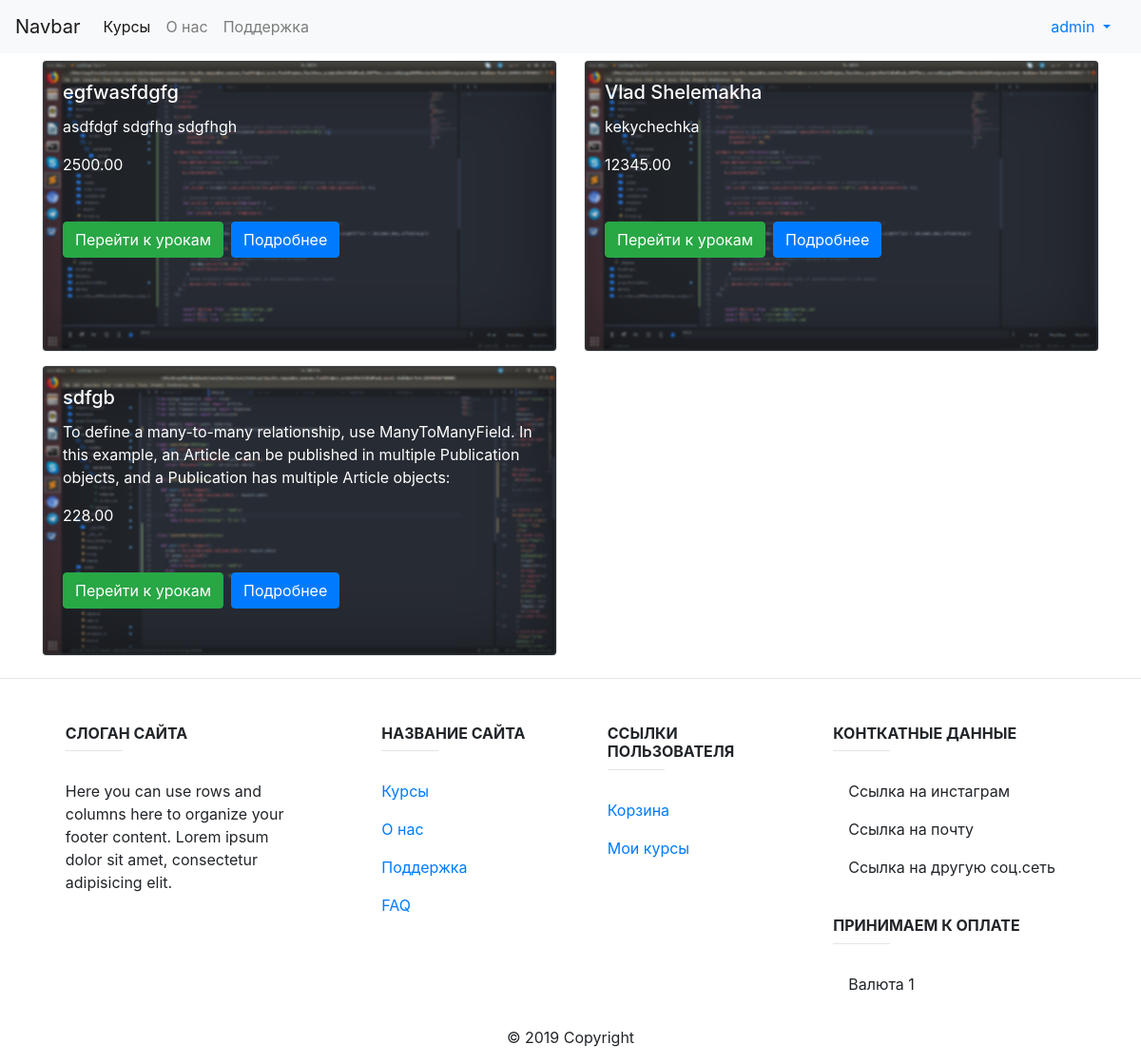
Page / (signed in) on the committed database.
### user_profile/models.py (models this page shows, shortened)
class User(AbstractUser):
	courses = models.ManyToManyField(Course, blank = True, null=True)
	def bought_courses(self):
		user = self
		c = []
		for course in  user.courses.all():
			c.append(course.name)
		return c

### courses/models.py (models this page shows, shortened)
class Course( models.Model ):
	name = models.CharField( max_length=200, blank=False, null=False, db_index=True, unique=True, verbose_name='Название курса')
	slug = models.SlugField( max_length=200, blank=False, null=False, db_index=True, unique=True)
	image = models.ImageField(upload_to = 'img/course_logo/', blank=False, null=False, verbose_name = 'Фото курса')
	little_description = models.CharField( max_length=200, verbose_name='Небольшое описание курса на главной странице')
	description = models.TextField(blank=False, null=False, verbose_name='Полное описание курса')
	price = models.DecimalField( max_digits=10, decimal_places=2)
	week_one = models.CharField( max_length=200, blank=False, null=False, verbose_name='Название первой недели')
	description_week_one = models.TextField( blank=False, null=False, verbose_name='Описание первой недели')
	week_second = models.CharField( max_length=200, blank=False, null=False, verbose_name='Название второй недели')
	description_week_second = models.TextField( blank=False, null=False, verbose_name='Описание второй недели')
	week_third = models.CharField( max_length=200, blank=False, null=False, verbose_name='Название третьей недели')
	description_week_third = models.TextField( blank=False, null=False, verbose_name='Описание третьей недели')
	week_fourth = models.CharField( max_length=200, blank=False, null=False, verbose_name='Название четвертой недели')
	description_week_fourth = models.TextField( blank=False, null=False, verbose_name='Описание четвертой недели')
	created = models.DateTimeField( auto_now_add=True )
	def get_absolute_url(self):
		return reverse('courses:course_detail', args = [self.slug])
	class Meta:
		ordering = ['-created']

### courses/views.py (the view)
# urls.py: path('', CourseListView.as_view(), name='home_page'),
class CourseListView(ListView):
	queryset = Course.objects.all()
	context_object_name = 'courses'
	template_name = "home.html"
	def get_context_data(self, **kwargs):
		context = super(CourseListView, self).get_context_data(**kwargs)
		try:
			cart_id = self.request.session['cart_id']
			cart = Cart.objects.get(id=cart_id)
			self.request.session['total'] = cart.items.count()
		except:
			cart = Cart()
			cart.save()
			cart_id = cart.id
			self.request.session['cart_id'] = cart_id
			cart = Cart.objects.get(id=cart_id)
		context['cart'] = cart
		return context

### courses/templates/home.html (shortened to what this page needs)
{% extends 'base.html' %}
{% block content %}
	<div class="row">
		{% for course in courses %}
			<div class="col-6 mt-2 mb-2">
				<div class="card bg-dark text-white ">
					<div class="vignette">
						<img src="{{ MEDIA_ROOT }}{{ course.image.url}}" class="card-img img_card" alt="...">
					</div>
					<div class="card-img-overlay">
						<h5 class="card-title">{{ course.name }}</h5>
						<p class="card-text descr">{{ course.little_description}}</p>
						<p class="card-text price">{{ course.price }}</p>
						<div class="mt-5">
						<form class="form-inline my-2 my-lg-0 ">
							{% if user.is_authenticated %}
								{% if course.name in user.bought_courses %}
								<a class="btn btn-success mr-2 add_to_cart" href="{% url 'courses:videoLessonsCourse' course.slug %}">Перейти к урокам</a>
								{% else %}
								<a class="btn btn-success mr-2 add_to_cart"  role="button" data-slug={{course.slug}}>Купить сейчас</a>
							{% endif %}
							{% endif %}
							<a class="btn btn-primary" href="{{ course.get_absolute_url }}" role="button">Подробнее</a>
						</form>
						</div>
					</div>
				</div>
			</div>
		{% empty %}
			<h1>Курсов на данный момент нету</h1>
		{% endfor %}
	</div>
{% endblock %}

### templates/base.html (shortened to what this page needs)
{% load static %}
<!DOCTYPE html>
<html lang="en">
<head>
	<link rel="stylesheet" href="https://stackpath.bootstrapcdn.com/bootstrap/4.3.1/css/bootstrap.min.css">
	<link rel="stylesheet" href="{% static 'css/base.css' %}" type='text/css'>
</head>
<body>
	<nav class="navbar navbar-expand-lg navbar-light bg-light">
		<a class="navbar-brand" href="{% url 'courses:home_page' %}">Navbar</a>
		<div class="collapse navbar-collapse" id="navbarSupportedContent">
			<ul class="navbar-nav mr-auto">
				<li class="nav-item active">
					<a class="nav-link" href="{% url 'courses:home_page' %}">Курсы <span class="sr-only">(current)</span></a>
				</li>
				<li class="nav-item">
					<a class="nav-link" href="{% url 'courses:about' %}">О нас</a>
				</li>
				<li class="nav-item">
					<a class="nav-link" href="{% url 'courses:help' %}">Поддержка</a>
				</li>
			</ul>
			{% if user.is_authenticated %}
			<a class="nav-link dropdown-toggle" href="#" id="navbarDropdown" role="button" data-toggle="dropdown" aria-haspopup="true" aria-expanded="false">
				{{ user.username }}
			</a>
			{% else %}
			<form class="form-inline my-2 my-lg-0">
				<a class="btn btn-success mr-2 " href="{% url 'user_profile:registration_register' %}" role="button">Зарегестрироваться</a>
				<a class="btn btn-primary" href="{% url 'user_profile:login' %}" role="button">Войти</a>
			</form>
			{% endif %}
		</div>
	</nav>
	<div class="container">
		{% block content %}
		{% endblock content %}
	</div>
<footer class="page-footer font-small unique-color-dark">
<hr>
    <div class="container text-center text-md-left mt-5">
      <div class="row mt-3">
        <div class="col-md-3 col-lg-4 col-xl-3 mx-auto mb-4">
          <h6 class="text-uppercase font-weight-bold">Слоган сайта</h6>
          <hr class="deep-purple accent-2 mb-4 mt-0 d-inline-block mx-auto" style="width: 60px;">
          <p>Here you can use rows and columns here to organize your footer content. Lorem ipsum dolor sit amet, consectetur
            adipisicing elit.</p>
        </div>
        <div class="col-md-2 col-lg-2 col-xl-2 mx-auto mb-4">
          <h6 class="text-uppercase font-weight-bold">Название сайта</h6>
          <hr class="deep-purple accent-2 mb-4 mt-0 d-inline-block mx-auto" style="width: 60px;">
          <p>
            <a href="{% url 'courses:home_page' %}">Курсы</a>
          </p>
          <p>
            <a href="{% url 'courses:about' %}">О нас</a>
          </p>
          <p>
            <a href="{% url 'courses:help' %}">Поддержка</a>
          </p>
          <p>
            <a href="{% url 'courses:faq' %}">FAQ</a>
          </p>
        </div>
        {% if user.is_authenticated %}
        <div class="col-md-3 col-lg-2 col-xl-2 mx-auto mb-4">
          <h6 class="text-uppercase font-weight-bold">Ссылки пользователя</h6>
          <hr class="deep-purple accent-2 mb-4 mt-0 d-inline-block mx-auto" style="width: 60px;">
          <p>
            <a href="{% url 'cart:cart' %}">Корзина</a>
          </p>
          <p>
            <a href="#">Мои курсы</a>
          </p>
        </div>
        {% endif %}
        <div class="col-md-4 col-lg-3 col-xl-3 mx-auto mb-md-0 mb-4">
          <h6 class="text-uppercase font-weight-bold">Конткатные данные</h6>
          <hr class="deep-purple accent-2 mb-4 mt-0 d-inline-block mx-auto" style="width: 60px;">
          <p>
             Ссылка на инстаграм</p>
          <p>
             Ссылка на почту</p>          <p>
             Ссылка на другую соц.сеть</p>
					<br>
          <h6 class="text-uppercase font-weight-bold">Принимаем к оплате</h6>
          <hr class="deep-purple accent-2 mb-4 mt-0 d-inline-block mx-auto" style="width: 60px;">
          <p>
             Валюта 1</p>
        </div>
      </div>
    </div>
    <div class="footer-copyright text-center py-3">© 2019 Copyright
    </div>
  </footer>
</body>
</html>

### courses/templates/home.html (style rules this page uses)
.vignette { -webkit-box-shadow: inset 0px 0px 75px rgba(0,0,0,0.4); -moz-box-shadow: inset 0px 0px 75px rgba(0,0,0,0.4); box-shadow: inset 0px 0px 75px rgba(0,0,0,0.4); filter: blur(1px); }
.vignette:after { -webkit-box-shadow: inset 0px 0px 75px rgba(0,0,0,0.4); -moz-box-shadow: inset 0px 0px 75px rgba(0,0,0,0.4); box-shadow: inset 0px 0px 75px rgba(0,0,0,0.4); position: absolute; top: 0; left: 0; bottom: 0; right: 0; content: ""; }

### rows in the picture
User: username "admin"
Course: image (picture), name "egfwasfdgfg", little_description "asdfdgf sdgfhg sdgfhgh", price "2500.00", shows "Перейти к урокам"
Course: image (picture), name "Vlad Shelemakha", little_description "kekychechka", price "12345.00", shows "Перейти к урокам"
Course: image (picture), name "sdfgb", little_description "To define a many-to-many relationship, use ManyToManyField. In this example, an Article can be published in multiple Publication objects, and a Publication has multiple Article objects:", price "228.00", shows "Перейти к урокам"
